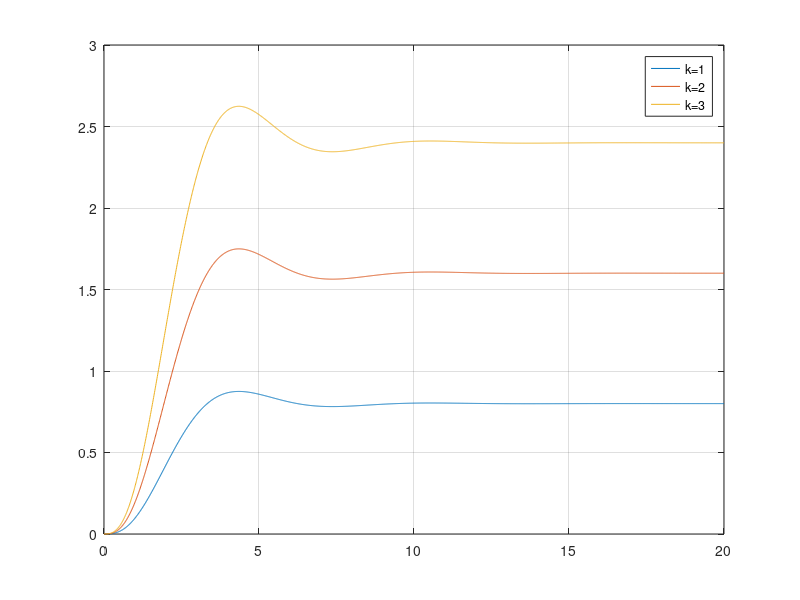
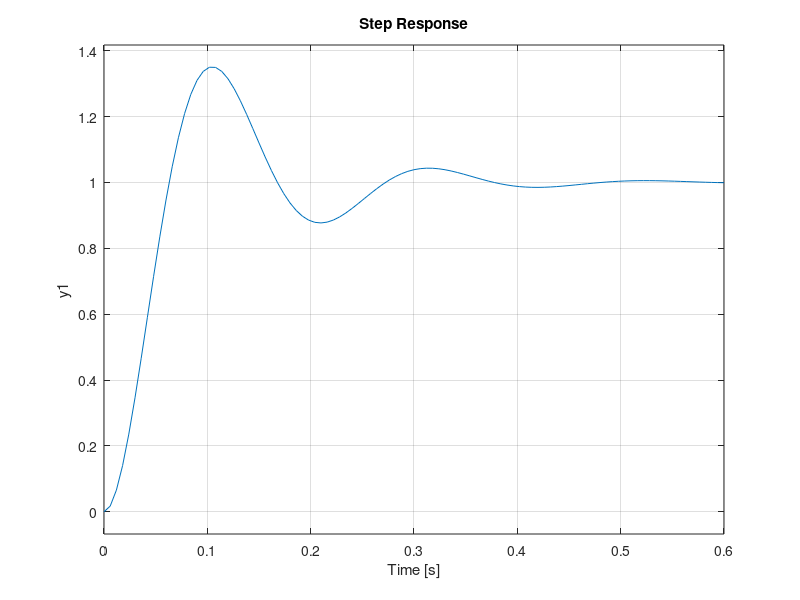
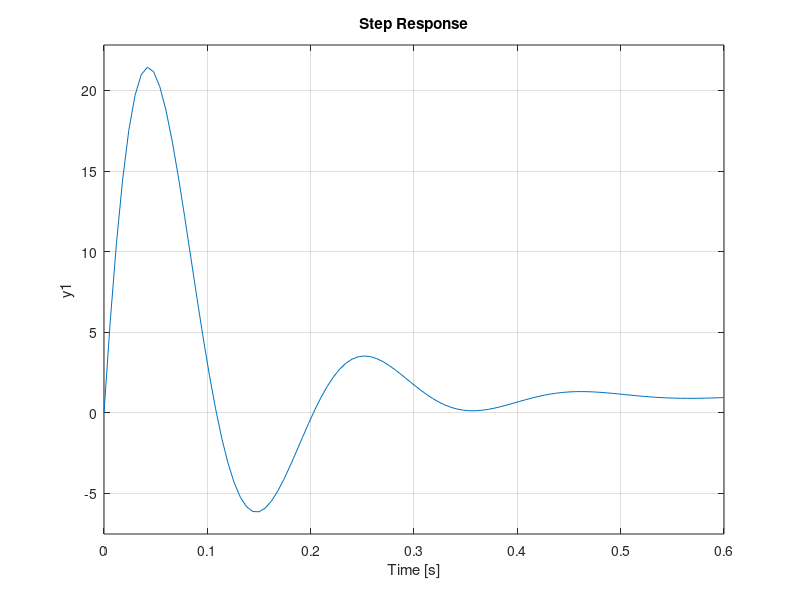
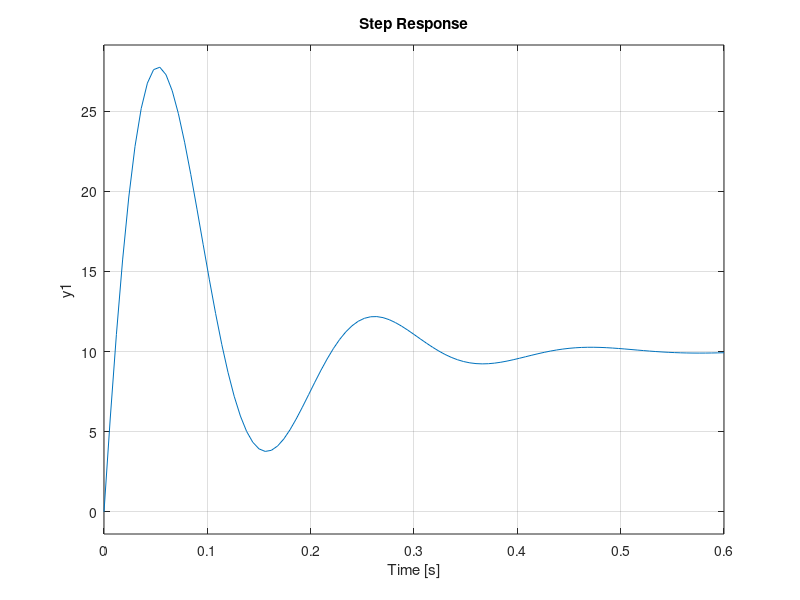

The MATLAB script that drew these images, in order:
%%Addition of Poles
%%Time Response of Second Order System
z=[];
p=[-10+30i -10-30i];
k=1000;
G=zpk(z,p,k)
figure(3);
step(G)

%%Addition of Pole at -1
z=[];
p=[-10+30i -10-30i -1];
k=1000;
G=zpk(z,p,k)
figure(4);
step(G)

%%Addition of Pole at -10
z=[];
p=[-10+30i -10-30i -10];
k=1000;
G=zpk(z,p,k)
figure(5);
step(G)

%%Addition of Pole at -100
z=[];
p=[-10+30i -10-30i -100];
k=1000;
G=zpk(z,p,k)
figure(6);
step(G)

%%Addition of Zeroes
%%Time Response of Second Order System
z=[];
p=[-10+30i -10-30i];
k=1000;
G=zpk(z,p,k)
figure(3);
step(G)

%%Addition of Zer0 at -1
z = [-1];
p=[-10+30i -10-30i];
k=1000;
G=zpk(z,p,k)
figure(4);
step(G)

%%Addition of Zero at -10
z=[-10];
p=[-10+30i -10-30i];
k=1000;
G=zpk(z,p,k)
figure(5);
step(G)

%%Addition of Zero at -100
z=[-100];
p=[-10+30i -10-30i];
k=1000;
G=zpk(z,p,k)
figure(6);
step(G)

%%effect of loop gain of negative feedback on stability
z=[]
p=[-0.5+j -0.5-j -1];
k1=1;
k2=2;
k3=3;
G1=zpk(z,p,k1)
G2=zpk(z,p,k2)
G3=zpk(z,p,k3)
t=[0:0.01:20];
[y1,t]=step(G1,t)
[y2,t]=step(G2,t)
[y3,t]=step(G3,t)
figure(1)
plot(t,y1,t,y2,t,y3)
legend('k=1','k=2','k=3')
grid
